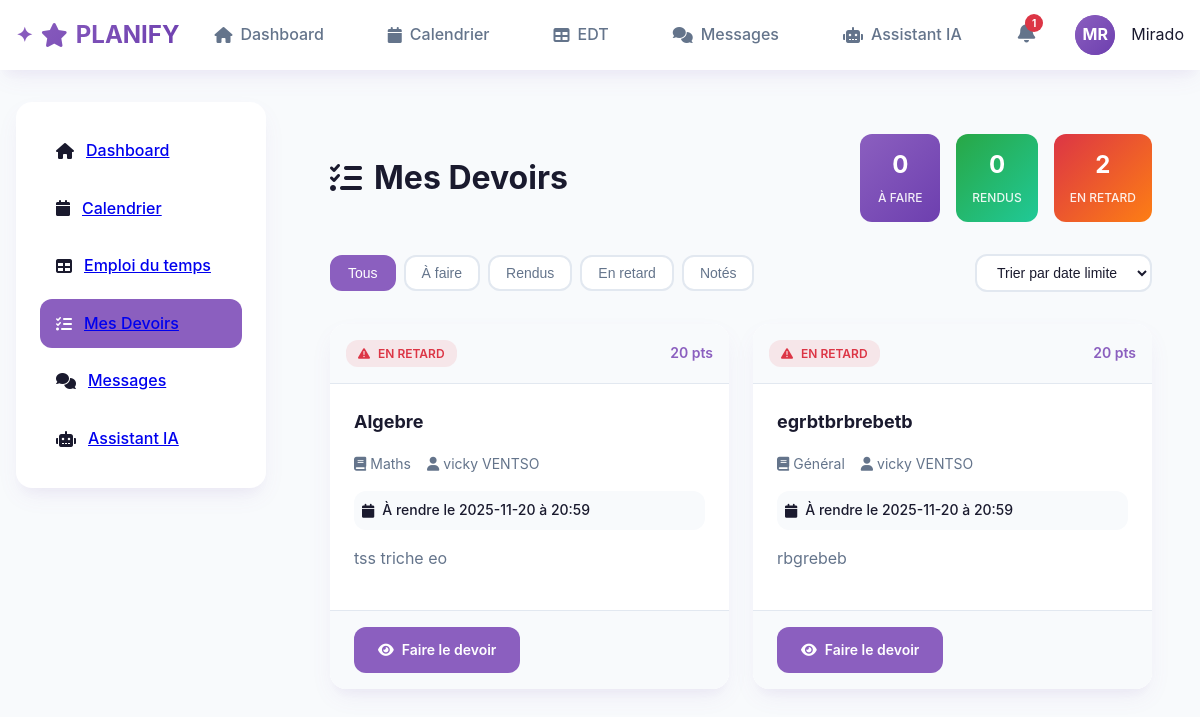
The app's page /homework (signed in) with its own data.
### models/user.py (models this page shows, shortened)
class User(UserMixin, db.Model):
    __tablename__ = 'users'
    id = db.Column(db.Integer, primary_key=True)
    email = db.Column(db.String(120), unique=True, nullable=False)
    password_hash = db.Column(db.String(256), nullable=False)
    nom = db.Column(db.String(64), nullable=False)
    prenom = db.Column(db.String(64), nullable=False)
    role = db.Column(db.String(20), nullable=False)  # admin, professeur, eleve
    photo = db.Column(db.String(256), default='default.jpg')
    created_at = db.Column(db.DateTime, default=datetime.utcnow)
    is_active = db.Column(db.Boolean, default=True)
    profile_photo = db.Column(db.String(255), nullable=True)
    bio = db.Column(db.Text, nullable=True)
    phone = db.Column(db.String(20), nullable=True)
    birth_date = db.Column(db.Date, nullable=True)
    email_notifications = db.Column(db.Boolean, default=True)
    homework_reminders = db.Column(db.Boolean, default=True)
    theme = db.Column(db.String(10), default='light')  # light, dark, auto
    language = db.Column(db.String(5), default='fr')
    events = db.relationship('Event', backref='author', lazy='dynamic')
    courses_teaching = db.relationship('Course', backref='teacher', lazy='dynamic')
    sent_messages = db.relationship('Message', foreign_keys='Message.sender_id', backref='sender', lazy='dynamic')
    chats_started = db.relationship('ChatRoom', foreign_keys='ChatRoom.user1_id', backref='user1', lazy='dynamic')
    chats_received = db.relationship('ChatRoom', foreign_keys='ChatRoom.user2_id', backref='user2', lazy='dynamic')
    ai_chats = db.relationship('AIChat', backref='user', lazy='dynamic')
    def get_initials(self):
        return f"{self.prenom[0]}{self.nom[0]}".upper()

### models/homework.py (models this page shows)
class Homework(db.Model):
    __tablename__ = 'homework'
    id = db.Column(db.Integer, primary_key=True)
    title = db.Column(db.String(128), nullable=False)
    description = db.Column(db.Text, nullable=False)
    due_date = db.Column(db.DateTime, nullable=False)
    subject = db.Column(db.String(64))  # Matière
    points = db.Column(db.Integer, default=20)  # Points sur lesquels le devoir est noté
    attachment_url = db.Column(db.String(256))  # Fichier joint
    is_published = db.Column(db.Boolean, default=True)  # Visible par les élèves
    teacher_id = db.Column(db.Integer, db.ForeignKey('users.id'), nullable=False)  # Professeur qui a créé
    created_at = db.Column(db.DateTime, default=datetime.utcnow)
    updated_at = db.Column(db.DateTime, default=datetime.utcnow, onupdate=datetime.utcnow)
    submissions = db.relationship('HomeworkSubmission', backref='homework', lazy='dynamic', cascade='all, delete-orphan')
    teacher = db.relationship('User', foreign_keys=[teacher_id], backref='created_homework')
    def get_submission_for_student(self, student_id):
        return HomeworkSubmission.query.filter_by(
            homework_id=self.id,
            student_id=student_id
        ).first()
    def is_overdue(self):
        return datetime.utcnow() > self.due_date
    def get_submission_count(self):
        return self.submissions.count()
    def get_status_for_student(self, student_id):
        submission = self.get_submission_for_student(student_id)
        if submission:
            return submission.status
        elif self.is_overdue():
            return 'overdue'
        else:
            return 'pending'
    def to_dict(self, student_id=None):
        data = {
            'id': self.id,
            'title': self.title,
            'description': self.description,
            'due_date': self.due_date.isoformat(),
            'subject': self.subject,
            'points': self.points,
            'is_published': self.is_published,
            'submission_count': self.get_submission_count(),
            'is_overdue': self.is_overdue(),
            'teacher_name': f"{self.teacher.prenom} {self.teacher.nom}"
        }
        if student_id:
            submission = self.get_submission_for_student(student_id)
            data['student_submission'] = submission.to_dict() if submission else None
            data['status'] = self.get_status_for_student(student_id)
        return data

### app.py (the view, shortened to what this page needs)
@app.route('/homework')
@login_required
def homework():
    if current_user.role == 'eleve':
        homework_list = Homework.query.filter_by(is_published=True).order_by(Homework.due_date.asc()).all()
        homework_data = [hw.to_dict(student_id=current_user.id) for hw in homework_list]
        return render_template('homework/student.html', homework=homework_data)
    elif current_user.role == 'professeur':
        homework_list = Homework.query.filter_by(teacher_id=current_user.id).order_by(Homework.created_at.desc()).all()
        homework_data = [hw.to_dict() for hw in homework_list]
        return render_template('homework/teacher.html', homework=homework_data)

### templates/homework/student.html (shortened to what this page needs)
{% extends "base.html" %}
{% block content %}
<div class="homework-dashboard">
    <div class="dashboard-header">
        <h1><i class="fas fa-tasks"></i> Mes Devoirs</h1>
        <div class="homework-stats">
            <div class="stat pending-count">
                <span class="count" id="pendingCount">{{ homework|selectattr('status', 'equalto', 'pending')|list|length }}</span>
                <span class="label">À faire</span>
            </div>
            <div class="stat submitted-count">
                <span class="count" id="submittedCount">{{ homework|selectattr('status', 'equalto', 'submitted')|list|length }}</span>
                <span class="label">Rendus</span>
            </div>
            <div class="stat overdue-count">
                <span class="count" id="overdueCount">{{ homework|selectattr('status', 'equalto', 'overdue')|list|length }}</span>
                <span class="label">En retard</span>
            </div>
        </div>
    </div>
    <div class="filters-section">
        <div class="filter-buttons">
            <button class="filter-btn active" onclick="filterHomework('all')">Tous</button>
            <button class="filter-btn pending" onclick="filterHomework('pending')">À faire</button>
            <button class="filter-btn submitted" onclick="filterHomework('submitted')">Rendus</button>
            <button class="filter-btn overdue" onclick="filterHomework('overdue')">En retard</button>
            <button class="filter-btn graded" onclick="filterHomework('graded')">Notés</button>
        </div>
        <div class="sort-options">
            <select id="sortSelect" onchange="sortHomework()">
                <option value="due_date">Trier par date limite</option>
            </select>
        </div>
    </div>
    <div class="homework-grid" id="homeworkGrid">
        {% for hw in homework %}
        <div class="homework-card" data-status="{{ hw.status }}" data-subject="{{ hw.subject|lower }}" data-due="{{ hw.due_date }}" data-points="{{ hw.points }}">
            <div class="homework-header">
                <div class="homework-status status-{{ hw.status }}">
                    {% if hw.status == 'pending' %}
                        <i class="fas fa-clock"></i> À faire
                    {% elif hw.status == 'submitted' %}
                        <i class="fas fa-check"></i> Rendu
                    {% elif hw.status == 'overdue' %}
                        <i class="fas fa-exclamation-triangle"></i> En retard
                    {% elif hw.status == 'graded' %}
                        <i class="fas fa-star"></i> Noté
                    {% endif %}
                </div>
                <div class="homework-points">{{ hw.points }} pts</div>
            </div>
            <div class="homework-content">
                <h3 class="homework-title">{{ hw.title }}</h3>
                <div class="homework-meta">
                    <span class="homework-subject">
                        <i class="fas fa-book"></i> {{ hw.subject or 'Général' }}
                    </span>
                    <span class="homework-teacher">
                        <i class="fas fa-user"></i> {{ hw.teacher_name }}
                    </span>
                </div>
                <div class="homework-due-date {% if hw.is_overdue and hw.status == 'pending' %}overdue{% endif %}">
                    <i class="fas fa-calendar"></i>
                    À rendre le {{ hw.due_date[:10] }} à {{ hw.due_date[11:16] }}
                </div>
                <p class="homework-description">{{ hw.description[:150] }}{% if hw.description|length > 150 %}...{% endif %}</p>
            </div>
            <div class="homework-actions">
                <a href="{{ url_for('homework_detail', homework_id=hw.id) }}" class="btn btn-primary">
                    <i class="fas fa-eye"></i>
                    {% if hw.student_submission %}
                        Voir le devoir
                    {% else %}
                        Faire le devoir
                    {% endif %}
                </a>
            </div>
        </div>
        {% endfor %}
    </div>
</div>
{% endblock %}

### templates/base.html (shortened to what this page needs)
<!DOCTYPE html>
<html lang="fr">
<head>
    <link rel="stylesheet" href="{{ url_for('static', filename='css/style.css') }}">
    <link href="https://cdnjs.cloudflare.com/ajax/libs/font-awesome/6.0.0/css/all.min.css" rel="stylesheet">
</head>
<body>
    <nav class="navbar">
        <div class="navbar-container">
            <div class="logo">
                <i class="fas fa-star"></i>
                PLANIFY
            </div>
            {% if current_user.is_authenticated %}
            <div class="nav-links">
                <a href="{{ url_for('dashboard') }}" class="nav-link {% if request.endpoint == 'dashboard' %}active{% endif %}">
                    <i class="fas fa-home"></i>
                    Dashboard
                </a>
                <a href="{{ url_for('calendar') }}" class="nav-link {% if request.endpoint == 'calendar' %}active{% endif %}">
                    <i class="fas fa-calendar"></i>
                    Calendrier
                </a>
                <a href="{{ url_for('edt') }}" class="nav-link {% if request.endpoint == 'edt' %}active{% endif %}">
                    <i class="fas fa-table"></i>
                    EDT
                </a>
                <a href="{{ url_for('chat_inbox') }}" class="nav-link {% if request.endpoint == 'chat_inbox' %}active{% endif %}">
                    <i class="fas fa-comments"></i>
                    Messages
                </a>
                <a href="{{ url_for('ai_chat') }}" class="nav-link {% if request.endpoint == 'ai_chat' %}active{% endif %}">
                    <i class="fas fa-robot"></i>
                    Assistant IA
                </a>
                {% if current_user.role == 'eleve' %}
                {% include 'notifications.html' %}
                {% endif %}
                <div class="user-menu">
                    <div class="user-avatar" onclick="toggleUserDropdown()">
                        {% if current_user.profile_photo %}
                        <img src="{{ url_for('static', filename='uploads/profiles/' + current_user.profile_photo) }}"
                             alt="Photo de profil" class="profile-photo">
                        {% else %}
                        <div class="avatar-initials">{{ current_user.get_initials() }}</div>
                        {% endif %}
                    </div>
                    <span class="user-name">{{ current_user.prenom }}</span>
                </div>
            </div>
            {% endif %}
        </div>
    </nav>
    <div class="main-container">
        {% if current_user.is_authenticated %}
        <aside class="sidebar">
            <ul class="sidebar-menu">
                <li class="sidebar-item {% if request.endpoint == 'dashboard' %}active{% endif %}">
                    <i class="fas fa-home"></i>
                    <a href="{{ url_for('dashboard') }}">Dashboard</a>
                </li>
                <li class="sidebar-item {% if request.endpoint == 'calendar' %}active{% endif %}">
                    <i class="fas fa-calendar"></i>
                    <a href="{{ url_for('calendar') }}">Calendrier</a>
                </li>
                <li class="sidebar-item {% if request.endpoint == 'edt' %}active{% endif %}">
                    <i class="fas fa-table"></i>
                    <a href="{{ url_for('edt') }}">Emploi du temps</a>
                </li>
                {% if current_user.role in ['eleve', 'professeur', 'admin'] %}
                <li class="sidebar-item {% if request.endpoint in ['homework', 'homework_detail'] %}active{% endif %}">
                    <i class="fas fa-tasks"></i>
                    <a href="{{ url_for('homework') }}">
                        {% if current_user.role == 'admin' %}Gestion Devoirs{% else %}Mes Devoirs{% endif %}
                    </a>
                </li>
                {% endif %}
                <li class="sidebar-item {% if request.endpoint == 'chat_inbox' %}active{% endif %}">
                    <i class="fas fa-comments"></i>
                    <a href="{{ url_for('chat_inbox') }}">Messages</a>
                </li>
                <li class="sidebar-item {% if request.endpoint == 'ai_chat' %}active{% endif %}">
                    <i class="fas fa-robot"></i>
                    <a href="{{ url_for('ai_chat') }}">Assistant IA</a>
                </li>
            </ul>
        </aside>
        {% endif %}
        <main class="content">
            {% block content %}{% endblock %}
        </main>
    </div>
</body>
</html>

### records on screen
User: get_initials "MR", prenom "Mirado"
Homework: points "20", title "Algebre", subject "Maths", teacher_name "vicky VENTSO", due_date "2025-11-20", due_date "20:59", description "tss triche eo"
Homework: points "20", title "egrbtbrbrebetb", subject "Général", teacher_name "vicky VENTSO", due_date "2025-11-20", due_date "20:59", description "rbgrebeb"

### other values on screen
{{ homework|selectattr('status', 'equalto', 'pending')|list|length }} "0"
{{ homework|selectattr('status', 'equalto', 'submitted')|list|length }} "0"
{{ homework|selectattr('status', 'equalto', 'overdue')|list|length }} "2"
